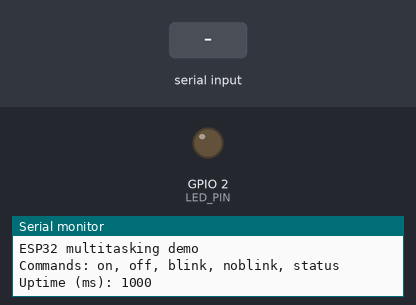
Recording of a sketch running on a simulated ESP32. Parts: output pins drawn as LEDs (lit = HIGH), the last lines printed to the serial monitor. Dashed ring = blinking. The test bench sets the inputs (shaded band).

Above: at 1.2 s.
1.3 s: "on\n" received over Serial
2.8 s: "off\n" received over Serial
At 3.4 s:
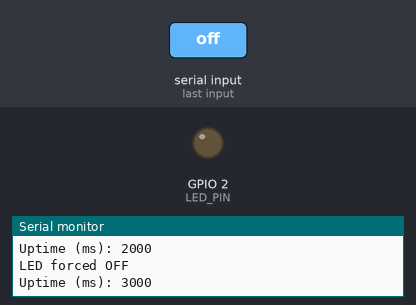
4.3 s: "blink\n" received over Serial
At 4.55 s:
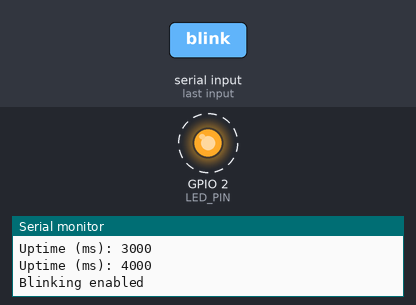
Timing chart, 0 to 13.3 s (numbered marks = the images above; inputs shaded):
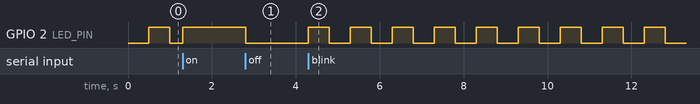

The sketch:

jiggler.ino
```cpp
const int LED_PIN = 2;

// LED state
bool ledState = false;
bool blinkingEnabled = true;

// timers
unsigned long lastBlink = 0;
unsigned long lastUptime = 0;

const unsigned long blinkInterval = 500;   // ms
const unsigned long uptimeInterval = 1000; // ms

void setup()
{
    pinMode(LED_PIN, OUTPUT);
    Serial.begin(115200);

    Serial.println("ESP32 multitasking demo");
    Serial.println("Commands: on, off, blink, noblink, status");
}

void loop()
{
    unsigned long now = millis();

    // ---- LED blinking task ----
    if (blinkingEnabled && now - lastBlink >= blinkInterval)
    {
        lastBlink = now;
        ledState = !ledState;
        digitalWrite(LED_PIN, ledState);
    }

    // ---- uptime task ----
    if (now - lastUptime >= uptimeInterval)
    {
        lastUptime = now;
        Serial.print("Uptime (ms): ");
        Serial.println(now);
    }

    // ---- serial commands ----
    if (Serial.available())
    {
        String cmd = Serial.readStringUntil('\n');
        cmd.trim();
        cmd.toLowerCase();

        if (cmd.length() == 0)
            return;

        if (cmd == "on")
        {
            blinkingEnabled = false;
            ledState = true;
            digitalWrite(LED_PIN, HIGH);
            Serial.println("LED forced ON");
        }
        else if (cmd == "off")
        {
            blinkingEnabled = false;
            ledState = false;
            digitalWrite(LED_PIN, LOW);
            Serial.println("LED forced OFF");
        }
        else if (cmd == "blink")
        {
            blinkingEnabled = true;
            Serial.println("Blinking enabled");
        }
        else if (cmd == "noblink")
        {
            blinkingEnabled = false;
            Serial.println("Blinking disabled");
        }
        else if (cmd == "status")
        {
            Serial.print("LED: ");
            Serial.print(ledState ? "ON" : "OFF");
            Serial.print(" | Mode: ");
            Serial.println(blinkingEnabled ? "BLINK" : "MANUAL");
        }
        else
        {
            Serial.println("Unknown command");
        }
    }
}
```

Measured:
- after the input at 2.8 s, GPIO 2 (LED_PIN): HIGH → LOW at once
- after the input at 4.3 s, GPIO 2 (LED_PIN): alternates HIGH for 0.50 s and LOW for 0.50 s, starting at once
